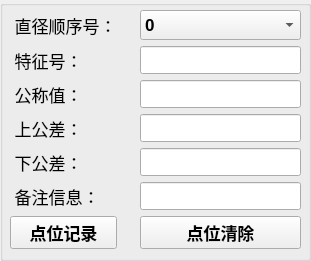
   <widget class="QGroupBox" name="groupBox">
    <property name="enabled">
     <bool>true</bool>
    </property>
    <property name="geometry">
     <rect>
      <x>10</x>
      <y>60</y>
      <width>311</width>
      <height>261</height>
     </rect>
    </property>
    <property name="title">
     <string/>
    </property>
    <widget class="QWidget" name="layoutWidget">
     <property name="geometry">
      <rect>
       <x>10</x>
       <y>10</y>
       <width>291</width>
       <height>241</height>
      </rect>
     </property>
     <layout class="QGridLayout" name="gridLayout">
      <property name="horizontalSpacing">
       <number>23</number>
      </property>
      <item row="0" column="0">
       <widget class="QLabel" name="label_3">
        <property name="font">
         <font>
          <pointsize>13</pointsize>
         </font>
        </property>
        <property name="text">
         <string> 直径顺序号：</string>
        </property>
       </widget>
      </item>
      <item row="0" column="1">
       <widget class="QComboBox" name="diameterSequence">
        <property name="minimumSize">
         <size>
          <width>0</width>
          <height>30</height>
         </size>
        </property>
        <property name="font">
         <font>
          <pointsize>13</pointsize>
          <weight>75</weight>
          <bold>true</bold>
         </font>
        </property>
        <item>
         <property name="text">
          <string>0</string>
         </property>
        </item>
        <item>
         <property name="text">
          <string>1</string>
         </property>
        </item>
        <item>
         <property name="text">
          <string>2</string>
         </property>
        </item>
        <item>
         <property name="text">
          <string>3</string>
         </property>
        </item>
        <item>
         <property name="text">
          <string>4</string>
         </property>
        </item>
        <item>
         <property name="text">
          <string>5</string>
         </property>
        </item>
        <item>
         <property name="text">
          <string>6</string>
         </property>
        </item>
        <item>
         <property name="text">
          <string>7</string>
         </property>
        </item>
        <item>
         <property name="text">
          <string>8</string>
         </property>
        </item>
        <item>
         <property name="text">
          <string>9</string>
         </property>
        </item>
        <item>
         <property name="text">
          <string>10</string>
         </property>
        </item>
        <item>
         <property name="text">
          <string>11</string>
         </property>
        </item>
        <item>
         <property name="text">
          <string>12</string>
         </property>
        </item>
        <item>
         <property name="text">
          <string>13</string>
         </property>
        </item>
        <item>
         <property name="text">
          <string>14</string>
         </property>
        </item>
        <item>
         <property name="text">
          <string>15</string>
         </property>
        </item>
        <item>
         <property name="text">
          <string>16</string>
         </property>
        </item>
        <item>
         <property name="text">
          <string>17</string>
         </property>
        </item>
        <item>
         <property name="text">
          <string>18</string>
         </property>
        </item>
        <item>
         <property name="text">
          <string>19</string>
         </property>
        </item>
        <item>
         <property name="text">
          <string>20</string>
         </property>
        </item>
        <item>
         <property name="text">
          <string>21</string>
         </property>
        </item>
        <item>
         <property name="text">
          <string>22</string>
         </property>
        </item>
        <item>
         <property name="text">
          <string>23</string>
         </property>
        </item>
        <item>
         <property name="text">
          <string>24</string>
         </property>
        </item>
        <item>
         <property name="text">
          <string>25</string>
         </property>
        </item>
        <item>
         <property name="text">
          <string>26</string>
         </property>
        </item>
        <item>
         <property name="text">
          <string>27</string>
         </property>
        </item>
        <item>
         <property name="text">
          <string>28</string>
         </property>
        </item>
        <item>
         <property name="text">
          <string>29</string>
         </property>
        </item>
        <item>
         <property name="text">
          <string>30</string>
         </property>
        </item>
        <item>
         <property name="text">
          <string>31</string>
         </property>
        </item>
        <item>
         <property name="text">
          <string>32</string>
         </property>
        </item>
        <item>
         <property name="text">
          <string>33</string>
         </property>
        </item>
        <item>
         <property name="text">
          <string>34</string>
         </property>
        </item>
        <item>
         <property name="text">
          <string>35</string>
         </property>
        </item>
        <item>
         <property name="text">
          <string>36</string>
         </property>
        </item>
        <item>
         <property name="text">
          <string>37</string>
         </property>
        </item>
        <item>
         <property name="text">
          <string>38</string>
         </property>
        </item>
        <item>
         <property name="text">
          <string>39</string>
         </property>
        </item>
        <item>
         <property name="text">
          <string>40</string>
         </property>
        </item>
        <item>
         <property name="text">
          <string>41</string>
         </property>
        </item>
        <item>
         <property name="text">
          <string>42</string>
         </property>
        </item>
        <item>
         <property name="text">
          <string>43</string>
         </property>
        </item>
        <item>
         <property name="text">
          <string>44</string>
         </property>
        </item>
        <item>
         <property name="text">
          <string>45</string>
         </property>
        </item>
        <item>
         <property name="text">
          <string>46</string>
         </property>
        </item>
        <item>
         <property name="text">
          <string>47</string>
         </property>
        </item>
        <item>
         <property name="text">
          <string>48</string>
         </property>
        </item>
        <item>
         <property name="text">
          <string>49</string>
         </property>
        </item>
        <item>
         <property name="text">
          <string>50</string>
         </property>
        </item>
        <item>
         <property name="text">
          <string>51</string>
         </property>
        </item>
        <item>
         <property name="text">
          <string>52</string>
         </property>
        </item>
        <item>
         <property name="text">
          <string>53</string>
         </property>
        </item>
        <item>
         <property name="text">
          <string>54</string>
         </property>
        </item>
        <item>
         <property name="text">
          <string>55</string>
         </property>
        </item>
        <item>
         <property name="text">
          <string>56</string>
         </property>
        </item>
        <item>
         <property name="text">
          <string>57</string>
         </property>
        </item>
        <item>
         <property name="text">
          <string>58</string>
         </property>
        </item>
        <item>
         <property name="text">
          <string>59</string>
         </property>
        </item>
        <item>
         <property name="text">
          <string>60</string>
         </property>
        </item>
        <item>
         <property name="text">
          <string>61</string>
         </property>
        </item>
        <item>
         <property name="text">
          <string>62</string>
         </property>
        </item>
        <item>
         <property name="text">
          <string>63</string>
         </property>
        </item>
        <item>
         <property name="text">
          <string>64</string>
         </property>
        </item>
        <item>
         <property name="text">
          <string>65</string>
         </property>
        </item>
        <item>
         <property name="text">
          <string>66</string>
         </property>
        </item>
        <item>
         <property name="text">
          <string>67</string>
         </property>
        </item>
        <item>
         <property name="text">
          <string>68</string>
         </property>
        </item>
        <item>
         <property name="text">
          <string>69</string>
         </property>
        </item>
        <item>
         <property name="text">
          <string>70</string>
         </property>
        </item>
        <item>
         <property name="text">
          <string>71</string>
         </property>
        </item>
        <item>
         <property name="text">
          <string>72</string>
         </property>
        </item>
        <item>
         <property name="text">
          <string>73</string>
         </property>
        </item>
        <item>
         <property name="text">
          <string>74</string>
         </property>
        </item>
        <item>
         <property name="text">
          <string>75</string>
         </property>
        </item>
        <item>
         <property name="text">
          <string>76</string>
         </property>
        </item>
        <item>
         <property name="text">
          <string>77</string>
         </property>
        </item>
        <item>
         <property name="text">
          <string>78</string>
         </property>
        </item>
        <item>
         <property name="text">
          <string>79</string>
         </property>
        </item>
        <item>
         <property name="text">
          <string>80</string>
         </property>
        </item>
        <item>
         <property name="text">
          <string>81</string>
         </property>
        </item>
        <item>
         <property name="text">
          <string>82</string>
         </property>
        </item>
        <item>
         <property name="text">
          <string>83</string>
         </property>
        </item>
        <item>
         <property name="text">
          <string>84</string>
         </property>
        </item>
        <item>
         <property name="text">
          <string>85</string>
         </property>
        </item>
        <item>
         <property name="text">
          <string>86</string>
         </property>
        </item>
        <item>
         <property name="text">
          <string>87</string>
         </property>
        </item>
        <item>
         <property name="text">
          <string>88</string>
         </property>
        </item>
        <item>
         <property name="text">
          <string>89</string>
         </property>
        </item>
        <item>
         <property name="text">
          <string>90</string>
         </property>
        </item>
        <item>
         <property name="text">
          <string>91</string>
         </property>
        </item>
        <item>
         <property name="text">
          <string>92</string>
         </property>
        </item>
        <item>
         <property name="text">
          <string>93</string>
         </property>
        </item>
        <item>
         <property name="text">
          <string>94</string>
         </property>
        </item>
        <item>
         <property name="text">
          <string>95</string>
         </property>
        </item>
        <item>
         <property name="text">
          <string>96</string>
         </property>
        </item>
        <item>
         <property name="text">
          <string>97</string>
         </property>
        </item>
        <item>
         <property name="text">
          <string>98</string>
         </property>
        </item>
        <item>
         <property name="text">
          <string>99</string>
         </property>
        </item>
       </widget>
      </item>
      <item row="1" column="0">
       <widget class="QLabel" name="label_5">
        <property name="font">
         <font>
          <pointsize>13</pointsize>
         </font>
        </property>
        <property name="text">
         <string> 特征号：</string>
        </property>
       </widget>
      </item>
      <item row="1" column="1">
       <widget class="QLineEdit" name="diameterFeatureNb">
        <property name="font">
         <font>
          <pointsize>13</pointsize>
          <weight>75</weight>
          <bold>true</bold>
         </font>
        </property>
       </widget>
      </item>
      <item row="2" column="0">
       <widget class="QLabel" name="label_6">
        <property name="font">
         <font>
          <pointsize>13</pointsize>
         </font>
        </property>
        <property name="text">
         <string> 公称值：</string>
        </property>
       </widget>
      </item>
      <item row="2" column="1">
       <widget class="QLineEdit" name="diameterNominalValue">
        <property name="font">
         <font>
          <pointsize>13</pointsize>
          <weight>75</weight>
          <bold>true</bold>
         </font>
        </property>
        <property name="text">
         <string/>
        </property>
       </widget>
      </item>
      <item row="3" column="0">
       <widget class="QLabel" name="label_7">
        <property name="font">
         <font>
          <pointsize>13</pointsize>
         </font>
        </property>
        <property name="text">
         <string> 上公差：</string>
        </property>
       </widget>
      </item>
      <item row="3" column="1">
       <widget class="QLineEdit" name="diameterUpperOffset">
        <property name="font">
         <font>
          <pointsize>13</pointsize>
          <weight>75</weight>
          <bold>true</bold>
         </font>
        </property>
        <property name="text">
         <string/>
        </property>
       </widget>
      </item>
      <item row="4" column="0">
       <widget class="QLabel" name="label_8">
        <property name="font">
         <font>
          <pointsize>13</pointsize>
         </font>
        </property>
        <property name="text">
         <string> 下公差：</string>
        </property>
       </widget>
      </item>
      <item row="4" column="1">
       <widget class="QLineEdit" name="diameterBottomOffset">
        <property name="font">
         <font>
          <pointsize>13</pointsize>
          <weight>75</weight>
          <bold>true</bold>
         </font>
        </property>
        <property name="text">
         <string/>
        </property>
       </widget>
      </item>
      <item row="5" column="0">
       <widget class="QLabel" name="label_9">
        <property name="font">
         <font>
          <pointsize>13</pointsize>
         </font>
        </property>
        <property name="text">
         <string> 备注信息：</string>
        </property>
       </widget>
      </item>
      <item row="5" column="1">
       <widget class="QLineEdit" name="diameterPostionNote">
        <property name="font">
         <font>
          <pointsize>13</pointsize>
          <weight>75</weight>
          <bold>true</bold>
         </font>
        </property>
        <property name="text">
         <string/>
        </property>
       </widget>
      </item>
      <item row="6" column="0">
       <widget class="QPushButton" name="diameterPostionRecord">
        <property name="minimumSize">
         <size>
          <width>0</width>
          <height>30</height>
         </size>
        </property>
        <property name="font">
         <font>
          <pointsize>13</pointsize>
          <weight>75</weight>
          <bold>true</bold>
         </font>
        </property>
        <property name="text">
         <string>点位记录</string>
        </property>
       </widget>
      </item>
      <item row="6" column="1">
       <widget class="QPushButton" name="diameterPostionClear">
        <property name="minimumSize">
         <size>
          <width>0</width>
          <height>30</height>
         </size>
        </property>
        <property name="font">
         <font>
          <pointsize>13</pointsize>
          <weight>75</weight>
          <bold>true</bold>
         </font>
        </property>
        <property name="text">
         <string>点位清除</string>
        </property>
       </widget>
      </item>
     </layout>
    </widget>
   </widget>
